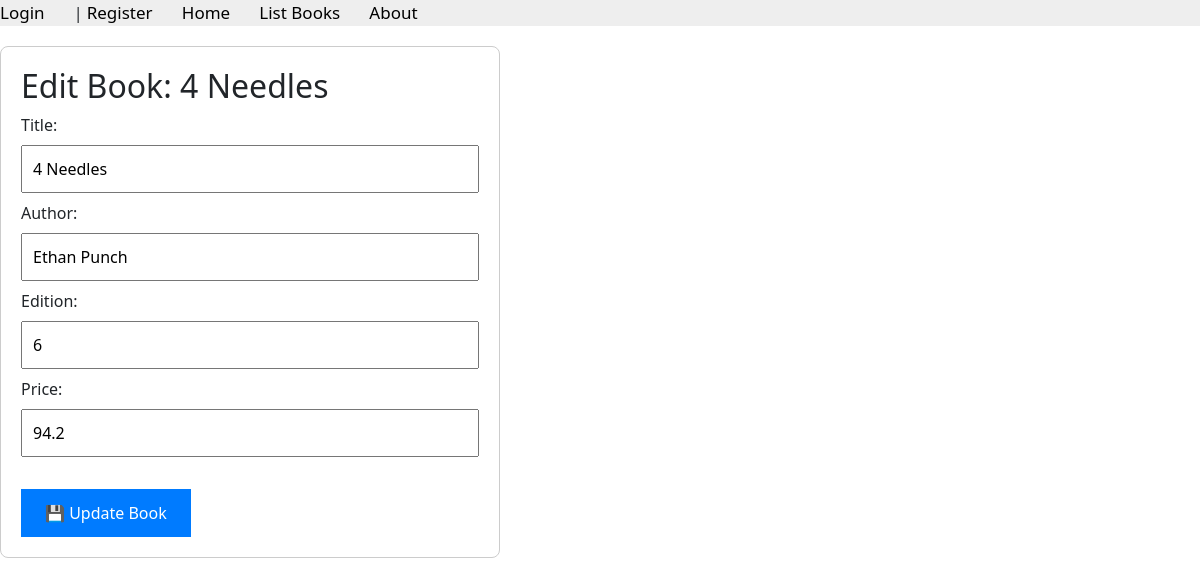
Page /books/lab10_part1/editbook/123 on the committed database.
### apps/bookmodule/models.py (models this page shows)
class Book(models.Model):
    title = models.CharField(max_length = 50, null=True, blank=True)
    author = models.CharField(max_length = 50, null=True, blank=True)
    price = models.FloatField(default = 0.0)
    edition = models.SmallIntegerField(default = 1)

### apps/bookmodule/views.py (the view, shortened to what this page needs)
# urls.py: path('lab10_part1/editbook/<int:book_id>', views.lab10_part1_task3 , name='lab10_part1_task3'),
def lab10_part1_task3(request , book_id):
    book = get_object_or_404(Book, pk=book_id)
    return render(request, 'bookmodule/editBook.html', {'book': book})

### apps/templates/bookmodule/editBook.html (shortened to what this page needs)
{% extends "layouts/base.html" %}
{% load static %}
{% block content %}
<div class="form-container">
    <h2>Edit Book: {{ book.title }}</h2>
    <form method="post" action="">
        <label for="title">Title:</label>
        <input type="text" name="title" value="{{ book.title }}" required />
        <label for="author">Author:</label>
        <input type="text" name="author" value="{{ book.author }}" required />
        <label for="edition">Edition:</label>
        <input type="number" name="edition" value="{{ book.edition }}" min="1" required />
        <label for="price">Price:</label>
        <input type="number" name="price" value="{{ book.price }}" step="0.01" min="0" required />
        <br><br>
        <button type="submit">💾 Update Book</button>
    </form>
</div>
{% endblock content %}

### apps/templates/bookmodule/editBook.html (style rules this page uses)
.form-container { margin-top: 20px; max-width: 500px; padding: 20px; border: 1px solid #ccc; border-radius: 8px; }
input[type="text"], input[type="number"] { width: 100%; padding: 10px; margin: 8px 0; box-sizing: border-box; }
button { color: #fff; background-color: #007bff; padding: 12px 24px; border: none; cursor: pointer; }

### rows in the picture
Book: title "4 Needles", author "Ethan Punch", edition "6", price "94.2"
